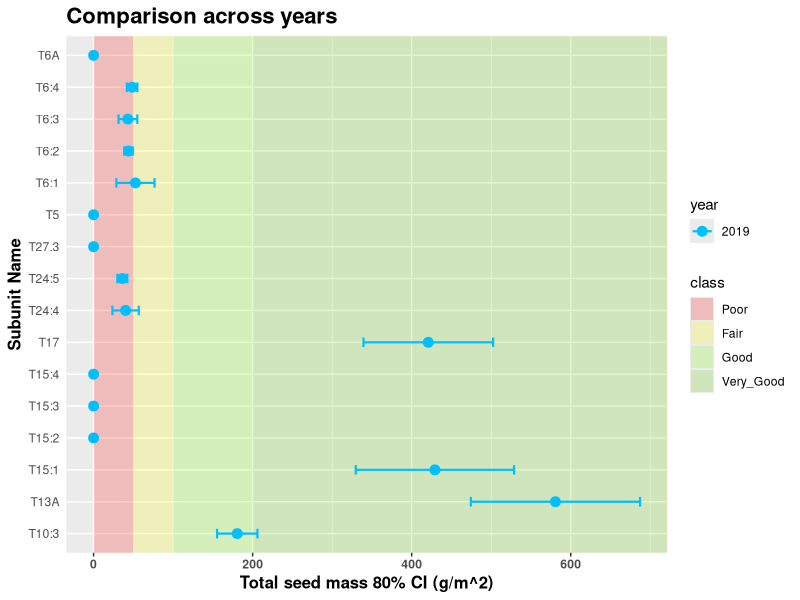
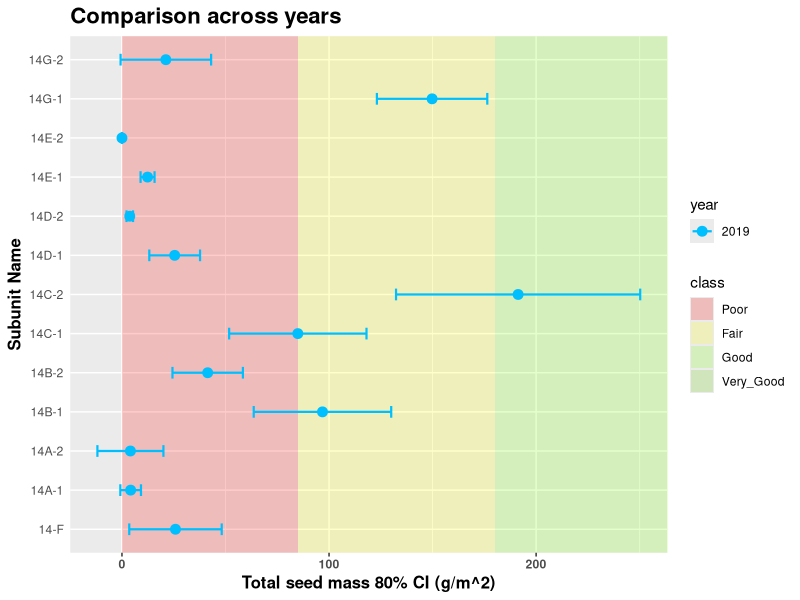
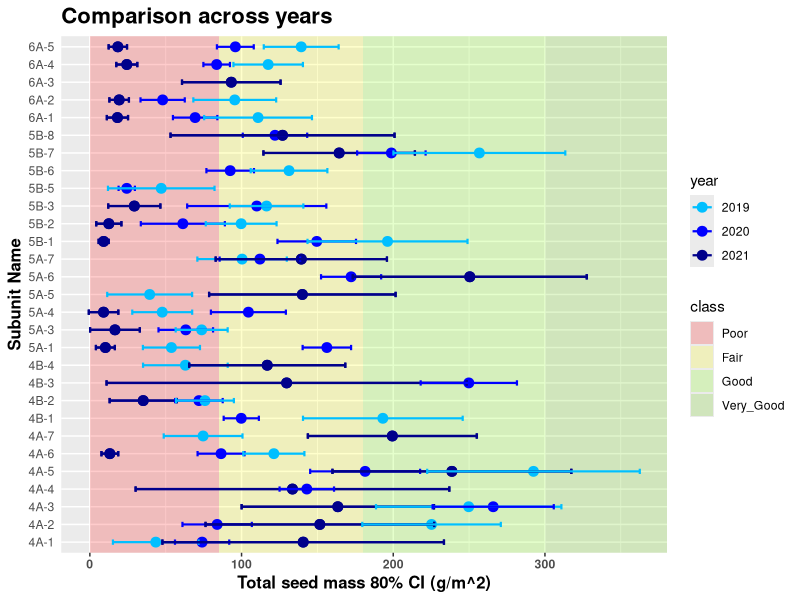
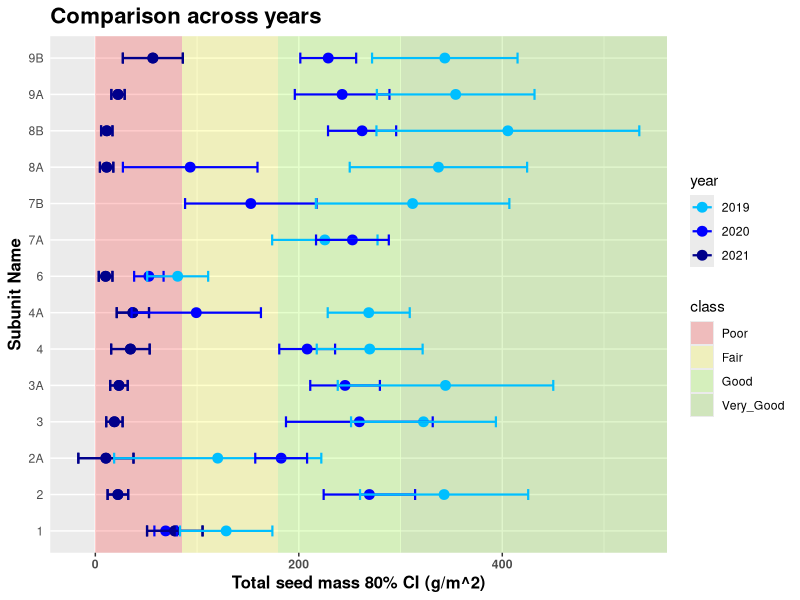
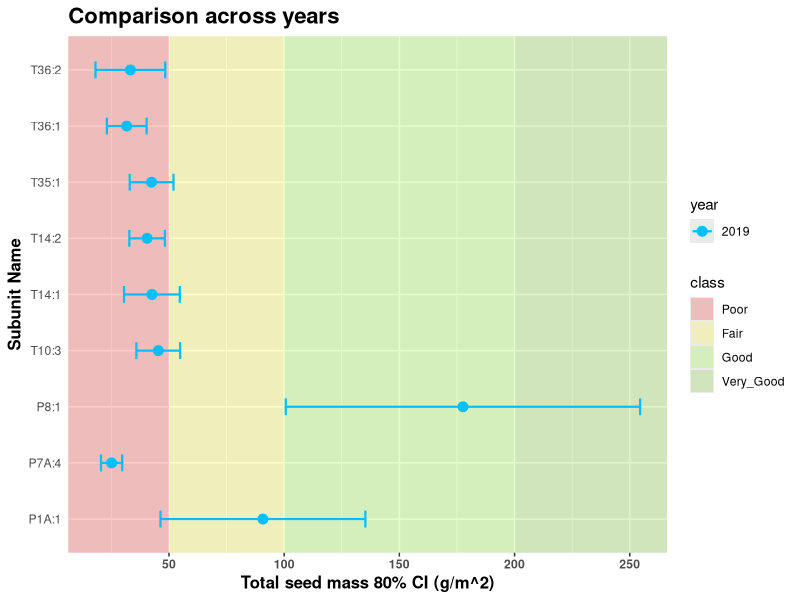
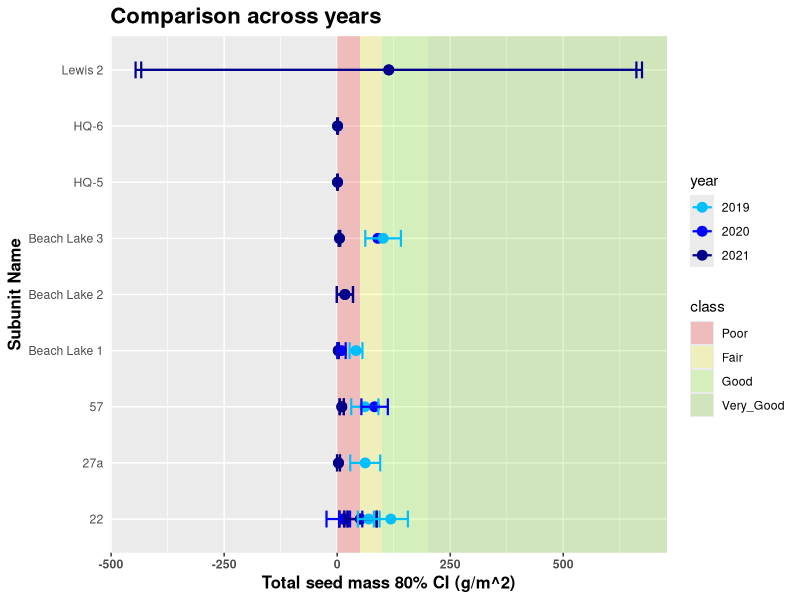
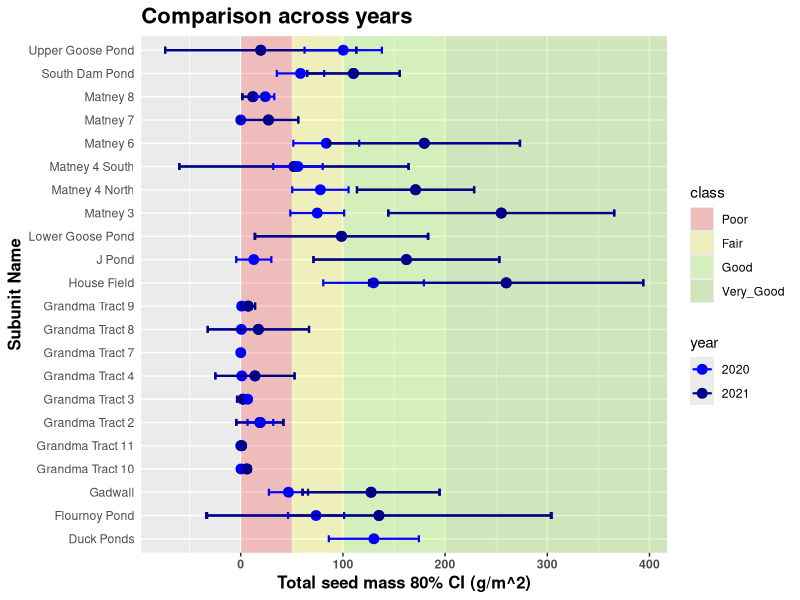

Generate these figures, in order, with R: (Note: this script raises an error after producing the figures.)
## ---- chunk 1

knitr::opts_chunk$set(echo = TRUE)
library(rmarkdown)
library(tidyverse)
library(knitr)
library(kableExtra)


## ---- chunk 2

# In the future, this chunk should join all years available or
# use a file with all years that is automatically created at the server.

gm2_2019 <- read.csv("MainScriptDataOutput/qdt_mass_g_m2_2019.txt") %>%
  dplyr::select(-X) %>%
  mutate(year = 2019)

gm2_2020 <- read.csv("WHAP2020-21/Output2020/qdt_mass_g_m2_2020.txt") %>%
  dplyr::select(-X) %>%
  mutate(year = 2020)

gm2_2021 <- read.csv("WHAP2021-22/Output2021/qdt_mass_g_m2_2021.txt") %>%
  dplyr::select(-X) %>%
  mutate(year = 2021)

# 2021 column names are different than 2020 and 2019. Need to decide on a
# and edit files from past years.
colnames(gm2_2021)[1] <- "Unit_Name"
colnames(gm2_2021)[2] <- "Subunit_Name"

# Combine data for all years.
whap_su_years <- bind_rows(gm2_2019, gm2_2020, gm2_2021) %>%
  mutate(year = factor(year))

# Add new LIT name for KRN 14 subunits to create a different figure
# for these subunits
levels(whap_su_years$LIT) <- c(levels(whap_su_years$LIT), "KRN14") 
whap_su_years$LIT[whap_su_years$Unit_Name == "14"]  <- "KRN14" 

# Use only 2021 for the figures
# whap_su_years <- gm2_2021 %>%
#   mutate(year = factor(year))


## ---- chunk 3

viaClass <- read.csv("WHAP_Viability_20210610.csv") %>%
  pivot_longer(cols = c(Poor, Fair, Good, Very_Good),
               names_to = "class",
               values_to = "lower_bound") %>%
  pivot_wider(names_from = LIT,
              values_from = lower_bound) %>%
  mutate(class = fct_reorder(class, KRN, mean),
         class_color = c("red", "yellow", "chartreuse", "chartreuse3"),
         class = factor(class, ordered = TRUE))

ST_viaClass <- read.csv("WHAP_Viability_ST.csv") %>%
  pivot_longer(cols = c(Poor, Fair, Good, Very_Good),
               names_to = "class",
               values_to = "lower_bound") %>%
  pivot_wider(names_from = LIT,
              values_from = lower_bound) %>%
  mutate(class = fct_reorder(class, KRN, mean),
         class_color = c("red", "yellow", "chartreuse", "chartreuse3"),
         class = factor(class, ordered = TRUE))

WG_viaClass <- read.csv("WHAP_Viability_WG.csv") %>%
  pivot_longer(cols = c(Poor, Fair, Good, Very_Good),
               names_to = "class",
               values_to = "lower_bound") %>%
  pivot_wider(names_from = LIT,
              values_from = lower_bound) %>%
  mutate(class = fct_reorder(class, KRN, mean),
         class_color = c("red", "yellow", "chartreuse", "chartreuse3"),
         class = factor(class, ordered = TRUE))

SW_viaClass <- read.csv("WHAP_Viability_SW.csv") %>%
  pivot_longer(cols = c(Poor, Fair, Good, Very_Good),
               names_to = "class",
               values_to = "lower_bound") %>%
  pivot_wider(names_from = LIT,
              values_from = lower_bound) %>%
  mutate(class = fct_reorder(class, KRN, mean),
         class_color = c("red", "yellow", "chartreuse", "chartreuse3"),
         class = factor(class, ordered = TRUE))


## ---- chunk 4

# Potential improvement: The user can select what years and subunits to compare
# by providing vectors with their names.

plot_years <- function(spp = c("total"),
                       data = whap_su_years) {
  # whap_su_years is a df containing the subunit estimates in all refuges all years
  # it contains a column named year
  # check that data has the correct format
  
  year_plots <- list()
  
  for (i in unique(data$LIT)) { # this has to be modified for more than one species
    
    data_i <- data %>% dplyr::filter(LIT == i)
    
    # in the future, use the spp argument to determine what will be plotted
    
    year_plots[[i]] <-
                 ggplot(data = data_i %>% arrange(tot_g_m2),
                        aes(x = Subunit_Name,
                            y = tot_g_m2,
                            color = year)) +
                 scale_color_manual(values = c("2019" = "deepskyblue",
                                               "2020" = "blue",
                                               "2021" = "darkblue")) +
                 ggtitle("Comparison across years") +
                 geom_rect(data = viaClass,
                           inherit.aes = FALSE,
                           aes(NULL,
                               NULL,
                               xmin = -Inf,
                               xmax = Inf,
                               fill = class),
                           ymin = unlist(viaClass[, i]),
                           ymax = unlist(c(viaClass[-1, i], Inf))) +
                 scale_fill_manual(values = alpha(c("red",
                                                    "yellow",
                                                    "chartreuse",
                                                    "chartreuse3"),
                                                  0.2)) +
                 geom_point(size = 3) +
                 xlab('Subunit Name') +
                 ylab("Total seed mass 80% CI (g/m^2)") +
                 geom_errorbar(aes(ymin = CI80lwr,
                                   ymax = CI80upr),
                               width = 0.3,
                               cex = 0.75) +
                 theme(plot.title = element_text(size = 16, face = "bold"),
                       axis.ticks.y = element_blank(),
                       axis.text.x = element_text(face = "bold"),
                       axis.title = element_text(size = 12,
                                                 face = "bold"),
                       strip.text.y = element_text(hjust = 0,
                                                   vjust = 1,
                                                   angle = 180,
                                                   face = "bold")) +
                 coord_flip()
    print(year_plots[[i]])
  }
  return(year_plots)
}

plot_years()


## ---- chunk 5

plot_years_st <- function(spp = c("total"),
                       data = whap_su_years) {
  # whap_su_years is a df containing the subunit estimates in all refuges all years
  # it contains a column named year
  # check that data has the correct format
  
  year_plots_st <- list()
  
  for (i in unique(data$LIT)) { 
    
    data_i <- data %>% dplyr::filter(LIT == i)
    
    year_plots_st[[i]] <-
                 ggplot(data = data_i %>% arrange(st_g_m2),
                        aes(x = Subunit_Name,
                            y = st_g_m2,
                            color = year)) +
                 scale_color_manual(values = c("2019" = "deepskyblue",
                                               "2020" = "blue",
                                               "2021" = "darkblue")) +
                 labs(color = "year") +
                 ggtitle("Comparison across years") +
                 geom_rect(data = ST_viaClass,
                           inherit.aes = FALSE,
                           aes(NULL,
                               NULL,
                               xmin = -Inf,
                               xmax = Inf,
                               fill = class),
                           ymin = unlist(ST_viaClass[, i]),
                           ymax = unlist(c(ST_viaClass[-1, i], Inf))) +
                 scale_fill_manual(values = alpha(c("red",
                                                    "yellow",
                                                    "chartreuse",
                                                    "chartreuse3"),
                                                  0.2)) +
                 geom_point(size = 3) +
                 xlab('Subunit Name') +
                 ylab("Swamp timothy seed mass 80% CI (g/m^2)") +
                 geom_errorbar(aes(ymin = CI80lwr_st,
                                   ymax = CI80upr_st),
                               width = 0.3,
                               cex = 0.75) +
                 theme(plot.title = element_text(size = 16, face = "bold"),
                       axis.ticks.y = element_blank(),
                       axis.text.x = element_text(face = "bold"),
                       axis.title = element_text(size = 12,
                                                 face = "bold"),
                       strip.text.y = element_text(hjust = 0,
                                                   vjust = 1,
                                                   angle = 180,
                                                   face = "bold")) +
                 coord_flip()
    print(year_plots_st[[i]])
  }
  return(year_plots_st)
}

plot_years_st()

## ---- chunk 6

plot_years_wg <- function(spp = c("total"),
                       data = whap_su_years) {
  # whap_su_years is a df containing the subunit estimates in all refuges all years
  # it contains a column named year
  # check that data has the correct format
  
  year_plots_wg <- list()
  
  for (i in unique(data$LIT)) { 
    
    data_i <- data %>% dplyr::filter(LIT == i)
    
    year_plots_wg[[i]] <-
                 ggplot(data = data_i %>% arrange(wg_g_m2),
                        aes(x = Unit_Name,
                            y = wg_g_m2,
                            color = year)) +
                 scale_color_manual(values = c("2019" = "deepskyblue",
                                               "2020" = "blue",
                                               "2021" = "darkblue")) +
                 labs(color = "year") +
                 ggtitle("Comparison across years") +
                 geom_rect(data = WG_viaClass,
                           inherit.aes = FALSE,
                           aes(NULL,
                               NULL,
                               xmin = -Inf,
                               xmax = Inf,
                               fill = class),
                           ymin = unlist(WG_viaClass[, i]),
                           ymax = unlist(c(WG_viaClass[-1, i], Inf))) +
                 scale_fill_manual(values = alpha(c("red",
                                                    "yellow",
                                                    "chartreuse",
                                                    "chartreuse3"),
                                                  0.2)) +
                 geom_point(size = 3) +
                 xlab('Subunit Name') +
                 ylab("Watergrass seed mass 80% CI (g/m^2)") +
                 geom_errorbar(aes(ymin = CI80lwr_wg,
                                   ymax = CI80upr_wg),
                               width = 0.3,
                               cex = 0.75) +
                 theme(plot.title = element_text(size = 16, face = "bold"),
                       axis.ticks.y = element_blank(),
                       axis.text.x = element_text(face = "bold"),
                       axis.title = element_text(size = 12,
                                                 face = "bold"),
                       strip.text.y = element_text(hjust = 0,
                                                   vjust = 1,
                                                   angle = 180,
                                                   face = "bold")) +
                 coord_flip()
    print(year_plots_wg[[i]])
  }
  return(year_plots_wg)
}

plot_years_wg()

## ---- chunk 7

plot_years_sw <- function(spp = c("total"),
                       data = whap_su_years) {
  # whap_su_years is a df containing the subunit estimates in all refuges all years
  # it contains a column named year
  # check that data has the correct format
  
  year_plots_sw <- list()
  
  for (i in unique(data$LIT)) {
    
    data_i <- data %>% dplyr::filter(LIT == i)
    
    year_plots_sw[[i]] <-
                 ggplot(data = data_i %>% arrange(sw_g_m2),
                        aes(x = Unit_Name,
                            y = sw_g_m2,
                            color = year)) +
                 scale_color_manual(values = c("2019" = "deepskyblue",
                                               "2020" = "blue",
                                               "2021" = "darkblue")) +
                 ggtitle("Comparison across years") +
                 geom_rect(data = SW_viaClass,
                           inherit.aes = FALSE,
                           aes(NULL,
                               NULL,
                               xmin = -Inf,
                               xmax = Inf,
                               fill = class),
                           ymin = unlist(SW_viaClass[, i]),
                           ymax = unlist(c(SW_viaClass[-1, i], Inf))) +
                 scale_fill_manual(values = alpha(c("red",
                                                    "yellow",
                                                    "chartreuse",
                                                    "chartreuse3"),
                                                  0.2)) +
                 geom_point(size = 3) +
                 xlab('Subunit Name') +
                 ylab("Smartweed seed mass 80% CI (g/m^2)") +
                 geom_errorbar(aes(ymin = CI80lwr_sw,
                                   ymax = CI80upr_sw),
                               width = 0.3,
                               cex = 0.75) +
                 theme(plot.title = element_text(size = 16, face = "bold"),
                       axis.ticks.y = element_blank(),
                       axis.text.x = element_text(face = "bold"),
                       axis.title = element_text(size = 12,
                                                 face = "bold"),
                       strip.text.y = element_text(hjust = 0,
                                                   vjust = 1,
                                                   angle = 180,
                                                   face = "bold")) +
                 coord_flip()
    print(year_plots_sw[[i]])
  }
  return(year_plots_sw)
}

plot_years_sw()

## ---- chunk 8

# load in files
kgLIT_2021 <- read.csv("WHAP2021-22/ScriptInput2021/mass_kg_LIT_2021.txt")

kgLIT_2020 <- read.csv("WHAP2020-21/ScriptInput2020/mass_kg_LIT_2020.txt")

kgLIT_2019 <- read.csv("MainScriptDataOutput/mass_kg_LIT_2019.txt")


# prep data
kgLIT <- bind_rows(kgLIT_2019, kgLIT_2020, kgLIT_2021) %>%
  mutate(year = factor(year)) %>%
  select(LIT, st_kg.ha, wg_kg.ha, sw_kg.ha, year) %>%
  pivot_longer(cols = ends_with("kg.ha"),
               names_to = "species",
               values_to = "kg.ha",
               values_drop_na = TRUE)

kgLIT$species[kgLIT$species == "st_kg.ha"] <- "swamp timothy"

kgLIT$species[kgLIT$species == "wg_kg.ha"] <- "watergrass"

kgLIT$species[kgLIT$species == "sw_kg.ha"] <- "smartweed"

kgLIT <- kgLIT[-c(14), ]

# plot the bar charts
plot_kg_ha <- function(data = kgLIT) {
  
  year_bar_plots <- list()
  
  for (i in unique(data$LIT)) {
    
    data_i <- data %>% dplyr::filter(LIT == i)
    
    year_bar_plots[[i]] <-
                 ggplot(data = data_i,
                        aes(x = species,
                            y = kg.ha,
                            fill = year)) +
                 geom_bar(stat="identity", position=position_dodge()) +
                 scale_fill_manual(values = c("2019" = "deepskyblue",
                                              "2020" = "blue",
                                              "2021" = "darkblue")) +
                 xlab('\nspecies') +
                 ylab("seed production per refuge area (kg/ha)\n") +
                 theme_minimal()
                
    print(year_bar_plots[[i]])
  }
  return(year_bar_plots)
}

plot_kg_ha()
